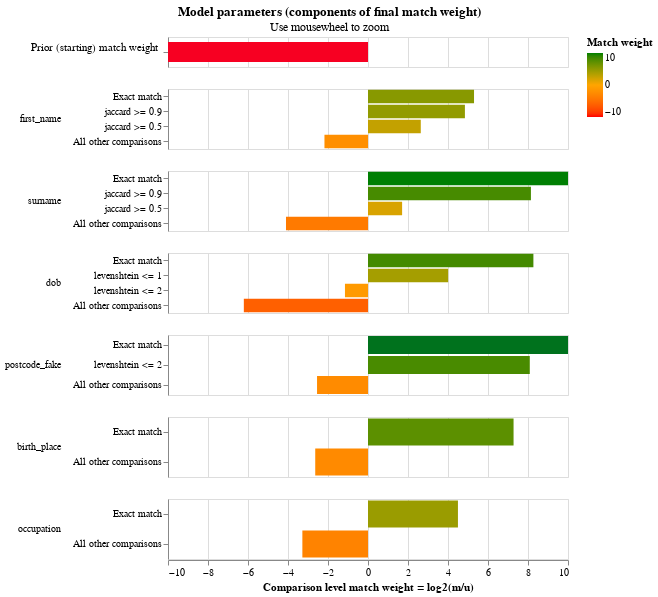

The notebook cell saved with this chart:
### Markdown cell above
The final match weights can be viewed in the match weights chart:

### Code cell
linker.match_weights_chart()

### Figure 1 — Vega-Lite specification as saved in the notebook (floating-point values rounded to 4 significant figures)
{"$schema": "https://vega.github.io/schema/vega-lite/v5.2.json", "config": {"header": {"title": null}, "mark": {"tooltip": null}, "title": {"anchor": "middle"}, "view": {"height": 60, "width": 400}}, "data": {"values": [{"bayes_factor": 2.413e-05, "bayes_factor_description": "The probability that two random records drawn at random match is 0.000 or one in  41,439.6 records.This is equivalent to a starting match weight of -15.339.", "comparison_name": "probability_two_random_records_match", "comparison_sort_order": -1, "comparison_vector_value": 0, "has_tf_adjustments": false, "is_null_level": false, "label_for_charts": "", "log2_bayes_factor": -15.34, "m_probability": null, "m_probability_description": null, "max_comparison_vector_value": 0, "probability_two_random_records_match": 2.413e-05, "sql_condition": null, "tf_adjustment_column": null, "tf_adjustment_weight": null, "u_probability": null, "u_probability_description": null}, {"bayes_factor": 39.43, "bayes_factor_description": "If comparison level is `exact match` then comparison is 39.43 times more likely to be a match", "comparison_name": "first_name", "comparison_sort_order": 0, "comparison_vector_value": 3, "has_tf_adjustments": false, "is_null_level": false, "label_for_charts": "Exact match", "log2_bayes_factor": 5.301, "m_probability": 0.5559, "m_probability_description": "Amongst matching record comparisons, 55.59% of records are in the exact match comparison level", "max_comparison_vector_value": 3, "probability_two_random_records_match": 2.413e-05, "sql_condition": "first_name_l = first_name_r", "tf_adjustment_column": null, "tf_adjustment_weight": 1, "u_probability": 0.0141, "u_probability_description": "Amongst non-matching record comparisons, 1.41% of records are in the exact match comparison level"}, {"bayes_factor": 28.75, "bayes_factor_description": "If comparison level is `jaccard >= 0.9` then comparison is 28.75 times more likely to be a match", "comparison_name": "first_name", "comparison_sort_order": 0, "comparison_vector_value": 2, "has_tf_adjustments": false, "is_null_level": false, "label_for_charts": "jaccard >= 0.9", "log2_bayes_factor": 4.846, "m_probability": 0.007529, "m_probability_description": "Amongst matching record comparisons, 0.75% of records are in the jaccard >= 0.9 comparison level", "max_comparison_vector_value": 3, "probability_two_random_records_match": 2.413e-05, "sql_condition": "jaccard(first_name_l, first_name_r) >= 0.9", "tf_adjustment_column": null, "tf_adjustment_weight": 1, "u_probability": 0.0002619, "u_probability_description": "Amongst non-matching record comparisons, 0.03% of records are in the jaccard >= 0.9 comparison level"}, {"bayes_factor": 6.229, "bayes_factor_description": "If comparison level is `jaccard >= 0.5` then comparison is 6.23 times more likely to be a match", "comparison_name": "first_name", "comparison_sort_order": 0, "comparison_vector_value": 1, "has_tf_adjustments": false, "is_null_level": false, "label_for_charts": "jaccard >= 0.5", "log2_bayes_factor": 2.639, "m_probability": 0.2267, "m_probability_description": "Amongst matching record comparisons, 22.67% of records are in the jaccard >= 0.5 comparison level", "max_comparison_vector_value": 3, "probability_two_random_records_match": 2.413e-05, "sql_condition": "jaccard(first_name_l, first_name_r) >= 0.5", "tf_adjustment_column": null, "tf_adjustment_weight": 1, "u_probability": 0.0364, "u_probability_description": "Amongst non-matching record comparisons, 3.64% of records are in the jaccard >= 0.5 comparison level"}, {"bayes_factor": 0.2211, "bayes_factor_description": "If comparison level is `all other comparisons` then comparison is  4.52 times less likely to be a match", "comparison_name": "first_name", "comparison_sort_order": 0, "comparison_vector_value": 0, "has_tf_adjustments": false, "is_null_level": false, "label_for_charts": "All other comparisons", "log2_bayes_factor": -2.177, "m_probability": 0.2099, "m_probability_description": "Amongst matching record comparisons, 20.99% of records are in the all other comparisons comparison level", "max_comparison_vector_value": 3, "probability_two_random_records_match": 2.413e-05, "sql_condition": "ELSE", "tf_adjustment_column": null, "tf_adjustment_weight": 1, "u_probability": 0.9492, "u_probability_description": "Amongst non-matching record comparisons, 94.92% of records are in the all other comparisons comparison level"}, {"bayes_factor": 1137.0, "bayes_factor_description": "If comparison level is `exact match` then comparison is 1,137.38 times more likely to be a match", "comparison_name": "surname", "comparison_sort_order": 1, "comparison_vector_value": 3, "has_tf_adjustments": false, "is_null_level": false, "label_for_charts": "Exact match", "log2_bayes_factor": 10.15, "m_probability": 0.7896, "m_probability_description": "Amongst matching record comparisons, 78.96% of records are in the exact match comparison level", "max_comparison_vector_value": 3, "probability_two_random_records_match": 2.413e-05, "sql_condition": "surname_l = surname_r", "tf_adjustment_column": null, "tf_adjustment_weight": 1, "u_probability": 0.0006942, "u_probability_description": "Amongst non-matching record comparisons, 0.07% of records are in the exact match comparison level"}, {"bayes_factor": 283.4, "bayes_factor_description": "If comparison level is `jaccard >= 0.9` then comparison is 283.37 times more likely to be a match", "comparison_name": "surname", "comparison_sort_order": 1, "comparison_vector_value": 2, "has_tf_adjustments": false, "is_null_level": false, "label_for_charts": "jaccard >= 0.9", "log2_bayes_factor": 8.147, "m_probability": 0.02708, "m_probability_description": "Amongst matching record comparisons, 2.71% of records are in the jaccard >= 0.9 comparison level", "max_comparison_vector_value": 3, "probability_two_random_records_match": 2.413e-05, "sql_condition": "jaccard(surname_l, surname_r) >= 0.9", "tf_adjustment_column": null, "tf_adjustment_weight": 1, "u_probability": 9.557e-05, "u_probability_description": "Amongst non-matching record comparisons, 0.01% of records are in the jaccard >= 0.9 comparison level"}, {"bayes_factor": 3.261, "bayes_factor_description": "If comparison level is `jaccard >= 0.5` then comparison is 3.26 times more likely to be a match", "comparison_name": "surname", "comparison_sort_order": 1, "comparison_vector_value": 1, "has_tf_adjustments": false, "is_null_level": false, "label_for_charts": "jaccard >= 0.5", "log2_bayes_factor": 1.706, "m_probability": 0.1274, "m_probability_description": "Amongst matching record comparisons, 12.74% of records are in the jaccard >= 0.5 comparison level", "max_comparison_vector_value": 3, "probability_two_random_records_match": 2.413e-05, "sql_condition": "jaccard(surname_l, surname_r) >= 0.5", "tf_adjustment_column": null, "tf_adjustment_weight": 1, "u_probability": 0.03905, "u_probability_description": "Amongst non-matching record comparisons, 3.91% of records are in the jaccard >= 0.5 comparison level"}, {"bayes_factor": 0.05831, "bayes_factor_description": "If comparison level is `all other comparisons` then comparison is  17.15 times less likely to be a match", "comparison_name": "surname", "comparison_sort_order": 1, "comparison_vector_value": 0, "has_tf_adjustments": false, "is_null_level": false, "label_for_charts": "All other comparisons", "log2_bayes_factor": -4.1, "m_probability": 0.05598, "m_probability_description": "Amongst matching record comparisons, 5.60% of records are in the all other comparisons comparison level", "max_comparison_vector_value": 3, "probability_two_random_records_match": 2.413e-05, "sql_condition": "ELSE", "tf_adjustment_column": null, "tf_adjustment_weight": 1, "u_probability": 0.9602, "u_probability_description": "Amongst non-matching record comparisons, 96.02% of records are in the all other comparisons comparison level"}, {"bayes_factor": 308.6, "bayes_factor_description": "If comparison level is `exact match` then comparison is 308.64 times more likely to be a match", "comparison_name": "dob", "comparison_sort_order": 2, "comparison_vector_value": 3, "has_tf_adjustments": false, "is_null_level": false, "label_for_charts": "Exact match", "log2_bayes_factor": 8.27, "m_probability": 0.6121, "m_probability_description": "Amongst matching record comparisons, 61.21% of records are in the exact match comparison level", "max_comparison_vector_value": 3, "probability_two_random_records_match": 2.413e-05, "sql_condition": "dob_l = dob_r", "tf_adjustment_column": null, "tf_adjustment_weight": 1, "u_probability": 0.001983, "u_probability_description": "Amongst non-matching record comparisons, 0.20% of records are in the exact match comparison level"}, {"bayes_factor": 16.08, "bayes_factor_description": "If comparison level is `levenshtein <= 1` then comparison is 16.08 times more likely to be a match", "comparison_name": "dob", "comparison_sort_order": 2, "comparison_vector_value": 2, "has_tf_adjustments": false, "is_null_level": false, "label_for_charts": "levenshtein <= 1", "log2_bayes_factor": 4.007, "m_probability": 0.3384, "m_probability_description": "Amongst matching record comparisons, 33.84% of records are in the levenshtein <= 1 comparison level", "max_comparison_vector_value": 3, "probability_two_random_records_match": 2.413e-05, "sql_condition": "levenshtein(dob_l, dob_r) <= 1", "tf_adjustment_column": null, "tf_adjustment_weight": 1, "u_probability": 0.02104, "u_probability_description": "Amongst non-matching record comparisons, 2.10% of records are in the levenshtein <= 1 comparison level"}, {"bayes_factor": 0.4499, "bayes_factor_description": "If comparison level is `levenshtein <= 2` then comparison is  2.22 times less likely to be a match", "comparison_name": "dob", "comparison_sort_order": 2, "comparison_vector_value": 1, "has_tf_adjustments": false, "is_null_level": false, "label_for_charts": "levenshtein <= 2", "log2_bayes_factor": -1.152, "m_probability": 0.03736, "m_probability_description": "Amongst matching record comparisons, 3.74% of records are in the levenshtein <= 2 comparison level", "max_comparison_vector_value": 3, "probability_two_random_records_match": 2.413e-05, "sql_condition": "levenshtein(dob_l, dob_r) <= 2", "tf_adjustment_column": null, "tf_adjustment_weight": 1, "u_probability": 0.08303, "u_probability_description": "Amongst non-matching record comparisons, 8.30% of records are in the levenshtein <= 2 comparison level"}, {"bayes_factor": 0.01352, "bayes_factor_description": "If comparison level is `all other comparisons` then comparison is  73.94 times less likely to be a match", "comparison_name": "dob", "comparison_sort_order": 2, "comparison_vector_value": 0, "has_tf_adjustments": false, "is_null_level": false, "label_for_charts": "All other comparisons", "log2_bayes_factor": -6.208, "m_probability": 0.01209, "m_probability_description": "Amongst matching record comparisons, 1.21% of records are in the all other comparisons comparison level", "max_comparison_vector_value": 3, "probability_two_random_records_match": 2.413e-05, "sql_condition": "ELSE", "tf_adjustment_column": null, "tf_adjustment_weight": 1, "u_probability": 0.8939, "u_probability_description": "Amongst non-matching record comparisons, 89.39% of records are in the all other comparisons comparison level"}, {"bayes_factor": 4344.0, "bayes_factor_description": "If comparison level is `exact match` then comparison is 4,343.79 times more likely to be a match", "comparison_name": "postcode_fake", "comparison_sort_order": 3, "comparison_vector_value": 2, "has_tf_adjustments": false, "is_null_level": false, "label_for_charts": "Exact match", "log2_bayes_factor": 12.08, "m_probability": 0.6868, "m_probability_description": "Amongst matching record comparisons, 68.68% of records are in the exact match comparison level", "max_comparison_vector_value": 2, "probability_two_random_records_match": 2.413e-05, "sql_condition": "postcode_fake_l = postcode_fake_r", "tf_adjustment_column": null, "tf_adjustment_weight": 1, "u_probability": 0.0001581, "u_probability_description": "Amongst non-matching record comparisons, 0.02% of records are in the exact match comparison level"}, {"bayes_factor": 272.4, "bayes_factor_description": "If comparison level is `levenshtein <= 2` then comparison is 272.36 times more likely to be a match", "comparison_name": "postcode_fake", "comparison_sort_order": 3, "comparison_vector_value": 1, "has_tf_adjustments": false, "is_null_level": false, "label_for_charts": "levenshtein <= 2", "log2_bayes_factor": 8.089, "m_probability": 0.1424, "m_probability_description": "Amongst matching record comparisons, 14.24% of records are in the levenshtein <= 2 comparison level", "max_comparison_vector_value": 2, "probability_two_random_records_match": 2.413e-05, "sql_condition": "levenshtein(postcode_fake_l, postcode_fake_r) <= 2", "tf_adjustment_column": null, "tf_adjustment_weight": 1, "u_probability": 0.0005228, "u_probability_description": "Amongst non-matching record comparisons, 0.05% of records are in the levenshtein <= 2 comparison level"}, {"bayes_factor": 0.171, "bayes_factor_description": "If comparison level is `all other comparisons` then comparison is  5.85 times less likely to be a match", "comparison_name": "postcode_fake", "comparison_sort_order": 3, "comparison_vector_value": 0, "has_tf_adjustments": false, "is_null_level": false, "label_for_charts": "All other comparisons", "log2_bayes_factor": -2.548, "m_probability": 0.1708, "m_probability_description": "Amongst matching record comparisons, 17.08% of records are in the all other comparisons comparison level", "max_comparison_vector_value": 2, "probability_two_random_records_match": 2.413e-05, "sql_condition": "ELSE", "tf_adjustment_column": null, "tf_adjustment_weight": 1, "u_probability": 0.9993, "u_probability_description": "Amongst non-matching record comparisons, 99.93% of records are in the all other comparisons comparison level"}, {"bayes_factor": 155.2, "bayes_factor_description": "If comparison level is `exact match` then comparison is 155.20 times more likely to be a match", "comparison_name": "birth_place", "comparison_sort_order": 4, "comparison_vector_value": 1, "has_tf_adjustments": false, "is_null_level": false, "label_for_charts": "Exact match", "log2_bayes_factor": 7.278, "m_probability": 0.8402, "m_probability_description": "Amongst matching record comparisons, 84.02% of records are in the exact match comparison level", "max_comparison_vector_value": 1, "probability_two_random_records_match": 2.413e-05, "sql_condition": "birth_place_l = birth_place_r", "tf_adjustment_column": null, "tf_adjustment_weight": 1, "u_probability": 0.005414, "u_probability_description": "Amongst non-matching record comparisons, 0.54% of records are in the exact match comparison level"}, {"bayes_factor": 0.1606, "bayes_factor_description": "If comparison level is `all other comparisons` then comparison is  6.23 times less likely to be a match", "comparison_name": "birth_place", "comparison_sort_order": 4, "comparison_vector_value": 0, "has_tf_adjustments": false, "is_null_level": false, "label_for_charts": "All other comparisons", "log2_bayes_factor": -2.638, "m_probability": 0.1598, "m_probability_description": "Amongst matching record comparisons, 15.98% of records are in the all other comparisons comparison level", "max_comparison_vector_value": 1, "probability_two_random_records_match": 2.413e-05, "sql_condition": "ELSE", "tf_adjustment_column": null, "tf_adjustment_weight": 1, "u_probability": 0.9946, "u_probability_description": "Amongst non-matching record comparisons, 99.46% of records are in the all other comparisons comparison level"}, {"bayes_factor": 22.58, "bayes_factor_description": "If comparison level is `exact match` then comparison is 22.58 times more likely to be a match", "comparison_name": "occupation", "comparison_sort_order": 5, "comparison_vector_value": 1, "has_tf_adjustments": false, "is_null_level": false, "label_for_charts": "Exact match", "log2_bayes_factor": 4.497, "m_probability": 0.9013, "m_probability_description": "Amongst matching record comparisons, 90.13% of records are in the exact match comparison level", "max_comparison_vector_value": 1, "probability_two_random_records_match": 2.413e-05, "sql_condition": "occupation_l = occupation_r", "tf_adjustment_column": null, "tf_adjustment_weight": 1, "u_probability": 0.03991, "u_probability_description": "Amongst non-matching record comparisons, 3.99% of records are in the exact match comparison level"}, {"bayes_factor": 0.1028, "bayes_factor_description": "If comparison level is `all other comparisons` then comparison is  9.73 times less likely to be a match", "comparison_name": "occupation", "comparison_sort_order": 5, "comparison_vector_value": 0, "has_tf_adjustments": false, "is_null_level": false, "label_for_charts": "All other comparisons", "log2_bayes_factor": -3.282, "m_probability": 0.09872, "m_probability_description": "Amongst matching record comparisons, 9.87% of records are in the all other comparisons comparison level", "max_comparison_vector_value": 1, "probability_two_random_records_match": 2.413e-05, "sql_condition": "ELSE", "tf_adjustment_column": null, "tf_adjustment_weight": 1, "u_probability": 0.9601, "u_probability_description": "Amongst non-matching record comparisons, 96.01% of records are in the all other comparisons comparison level"}]}, "resolve": {"axis": {"y": "independent"}, "scale": {"y": "independent"}}, "selection": {"zoom_selector": {"bind": "scales", "encodings": ["x"], "type": "interval"}}, "title": {"subtitle": "Use mousewheel to zoom", "text": "Model parameters (components of final match weight)"}, "vconcat": [{"encoding": {"color": {"field": "log2_bayes_factor", "scale": {"domain": [-10, 0, 10], "range": ["red", "orange", "green"]}, "title": "Match weight", "type": "quantitative"}, "tooltip": [{"field": "comparison_name", "title": "Comparison name", "type": "nominal"}, {"field": "probability_two_random_records_match", "format": ".4f", "title": "Probability two random records match", "type": "nominal"}, {"field": "log2_bayes_factor", "format": ",.4f", "title": "Equivalent match weight", "type": "quantitative"}, {"field": "bayes_factor_description", "title": "Match weight description", "type": "nominal"}], "x": {"axis": {"domain": false, "labels": false, "ticks": false, "title": ""}, "field": "log2_bayes_factor", "scale": {"domain": [-10, 10]}, "type": "quantitative"}, "y": {"axis": {"title": "Prior (starting) match weight", "titleAlign": "right", "titleAngle": 0, "titleFontWeight": "normal"}, "field": "label_for_charts", "sort": {"field": "comparison_vector_value", "order": "descending"}, "type": "nominal"}}, "height": 30, "mark": {"clip": true, "height": 20, "type": "bar"}, "selection": {"zoom_selector": {"bind": "scales", "encodings": ["x"], "type": "interval"}}, "transform": [{"filter": "(datum.comparison_name == 'probability_two_random_records_match')"}]}, {"encoding": {"color": {"field": "log2_bayes_factor", "scale": {"domain": [-10, 0, 10], "range": ["red", "orange", "green"]}, "title": "Match weight", "type": "quantitative"}, "row": {"field": "comparison_name", "header": {"labelAlign": "left", "labelAnchor": "middle", "labelAngle": 0}, "sort": {"field": "comparison_sort_order"}, "type": "nominal"}, "tooltip": [{"field": "comparison_name", "title": "Comparison name", "type": "nominal"}, {"field": "label_for_charts", "title": "Label", "type": "ordinal"}, {"field": "sql_condition", "title": "SQL condition", "type": "nominal"}, {"field": "m_probability", "format": ".4f", "title": "M probability", "type": "quantitative"}, {"field": "u_probability", "format": ".4f", "title": "U probability", "type": "quantitative"}, {"field": "bayes_factor", "format": ",.4f", "title": "Bayes factor = m/u", "type": "quantitative"}, {"field": "log2_bayes_factor", "format": ",.4f", "title": "Match weight = log2(m/u)", "type": "quantitative"}, {"field": "bayes_factor_description", "title": "Match weight description", "type": "nominal"}], "x": {"axis": {"title": "Comparison level match weight = log2(m/u)"}, "field": "log2_bayes_factor", "scale": {"domain": [-10, 10]}, "type": "quantitative"}, "y": {"axis": {"title": null}, "field": "label_for_charts", "sort": {"field": "comparison_vector_value", "order": "descending"}, "type": "nominal"}}, "mark": {"clip": true, "type": "bar"}, "resolve": {"axis": {"y": "independent"}, "scale": {"y": "independent"}}, "selection": {"zoom_selector": {"bind": "scales", "encodings": ["x"], "type": "interval"}}, "transform": [{"filter": "(datum.comparison_name != 'probability_two_random_records_match')"}]}]}
